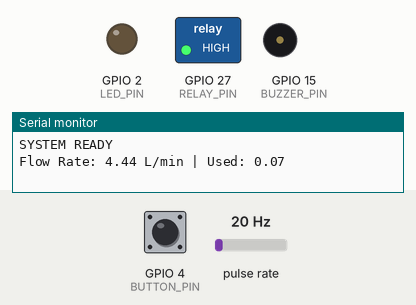
The sketch below on a simulated ESP32. On the bench: switched loads named in the sketch (green lamp = pin HIGH), output pins drawn as LEDs (lit = HIGH), buzzer (waves = sounding, pin HIGH), the last lines printed to the serial monitor. Wiring (inferred from the names in the program): pulse sensor: data GPIO 34. The test bench sets the inputs (shaded band); at power-on: GPIO 4 (BUTTON_PIN) HIGH, pulse rate 20 Hz. The local clock reads 2024-03-15 10:24:30 at power-on unless the sketch sets it; no radio packets arrive unless stated.

Above: at 1.2 s.
1.3 s: GPIO 4 (BUTTON_PIN) pulled LOW for 3.2 s
At 4.6 s:
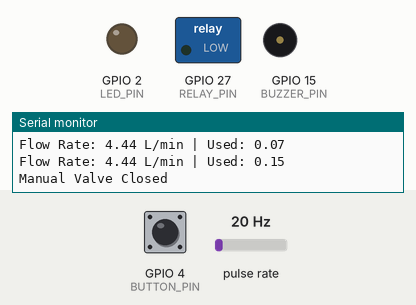
Timing chart, 0 to 6.1 s (numbered marks = the images above; inputs shaded):
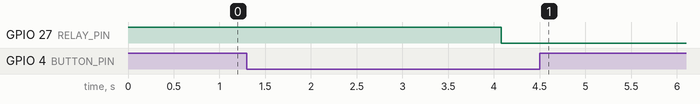

Measured:
- after the input at 1.3 s, GPIO 27 (RELAY_PIN): HIGH → LOW after 2.8 s

The sketch:

sender.ino
```cpp
/**************************************************************
 SMART WATER NODE (HOUSE UNIT)
 -------------------------------------------------------------
 - Measures water usage using flow sensor
 - Controls solenoid valve using relay
 - Detects leakage
 - Uses RTC for daily reset
 - Sends data via LoRa
**************************************************************/

#include <SPI.h>
#include <LoRa.h>
#include <Wire.h>
#include <RTClib.h>

// ---------------- PIN CONFIGURATION ----------------
#define FLOW_SENSOR_PIN 34    // Flow sensor input
#define RELAY_PIN 27          // Controls valve
#define BUTTON_PIN 4          // Manual stop button
#define BUZZER_PIN 15         // Leak alert buzzer
#define LED_PIN 2             // Leak indicator LED

// LoRa Pins
#define LORA_SS 5
#define LORA_RST 14
#define LORA_DIO0 26

// ---------------- GLOBAL VARIABLES ----------------
RTC_DS3231 rtc;

volatile int pulseCount = 0;   // Flow pulses
float flowRate = 0.0;          // L/min
float totalLitres = 0.0;       // Total usage

// Family configuration
int familyMembers = 4;         // CHANGE per house
float perPersonLimit = 55.0;   // Jal Jeevan Mission
float dailyLimit;

// Carry forward
float remaining = 0;

// Valve state
bool valveOpen = true;

// Leak detection
unsigned long leakStartTime = 0;
bool leakDetected = false;

// Calibration factor (depends on sensor)
float calibrationFactor = 4.5;

// ---------------- INTERRUPT FUNCTION ----------------
void IRAM_ATTR countPulse() {
  pulseCount++;
}

// ---------------- SETUP ----------------
void setup() {
  Serial.begin(115200);

  // Pin modes
  pinMode(RELAY_PIN, OUTPUT);
  pinMode(BUTTON_PIN, INPUT_PULLUP);
  pinMode(BUZZER_PIN, OUTPUT);
  pinMode(LED_PIN, OUTPUT);

  // Initially valve open
  digitalWrite(RELAY_PIN, HIGH);

  // Attach flow sensor interrupt
  attachInterrupt(digitalPinToInterrupt(FLOW_SENSOR_PIN), countPulse, FALLING);

  // Initialize RTC
  if (!rtc.begin()) {
    Serial.println("RTC NOT FOUND");
    while (1);
  }

  // Set initial daily limit
  dailyLimit = familyMembers * perPersonLimit;

  // Initialize LoRa
  LoRa.setPins(LORA_SS, LORA_RST, LORA_DIO0);
  if (!LoRa.begin(433E6)) {
    Serial.println("LoRa Failed!");
    while (1);
  }

  Serial.println("SYSTEM READY");
}

// ---------------- MAIN LOOP ----------------
void loop() {

  /************ 1. FLOW CALCULATION ************/
  pulseCount = 0;
  delay(1000);  // measure for 1 second

  flowRate = pulseCount / calibrationFactor;
  totalLitres += (flowRate / 60.0);

  Serial.print("Flow Rate: ");
  Serial.print(flowRate);
  Serial.print(" L/min | Used: ");
  Serial.println(totalLitres);

  /************ 2. MANUAL BUTTON ************/
  if (digitalRead(BUTTON_PIN) == LOW) {
    valveOpen = false;
    digitalWrite(RELAY_PIN, LOW);
    Serial.println("Manual Valve Closed");
  }

  /************ 3. AUTO LIMIT CONTROL ************/
  if (totalLitres >= dailyLimit) {
    valveOpen = false;
    digitalWrite(RELAY_PIN, LOW);
    Serial.println("Limit Reached");
  }

  /************ 4. LEAK DETECTION ************/
  if (!valveOpen && flowRate > 0.5) {

    if (leakStartTime == 0)
      leakStartTime = millis();

    if (millis() - leakStartTime > 300000) { // 5 minutes
      leakDetected = true;

      digitalWrite(LED_PIN, HIGH);
      digitalWrite(BUZZER_PIN, HIGH);

      Serial.println("LEAK DETECTED!");
    }

  } else {
    leakStartTime = 0;
    leakDetected = false;

    digitalWrite(LED_PIN, LOW);
    digitalWrite(BUZZER_PIN, LOW);
  }

  /************ 5. RTC DAILY RESET ************/
  DateTime now = rtc.now();

  if (now.hour() == 0 && now.minute() == 0) {

    remaining = dailyLimit - totalLitres;
    if (remaining < 0) remaining = 0;

    dailyLimit = (familyMembers * perPersonLimit) + remaining;

    totalLitres = 0;
    valveOpen = true;
    digitalWrite(RELAY_PIN, HIGH);

    Serial.println("NEW DAY RESET");

    delay(60000); // avoid multiple resets
  }

  /************ 6. SEND DATA VIA LORA ************/
  LoRa.beginPacket();
  LoRa.print("USED:");
  LoRa.print(totalLitres);
  LoRa.print(",REMAIN:");
  LoRa.print(dailyLimit - totalLitres);
  LoRa.print(",LEAK:");
  LoRa.print(leakDetected);
  LoRa.endPacket();

  delay(2000);
}
```
